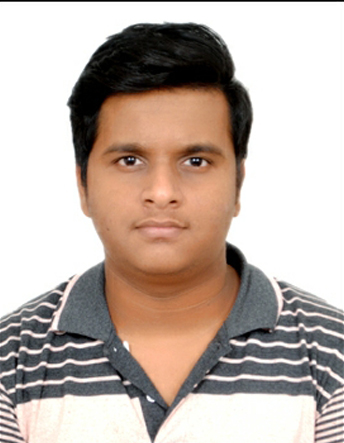
#> input picture resources/Vamshi Photo.jpg, 344 x 443 px, found by its file name
$ python geometry.py
#> lines starting #> are read from the running program, lines starting #| are printed output that depends on the picture
import cv2
import numpy as np

img = cv2.imread("C:\\Users\\bojan\\PycharmProjects\\pyTest\\resources\\Vamshi photo.jpg", 1)
#> img is the input picture: shape (443, 344, 3); mean B, G, R 167.9, 176.4, 190.6

img = np.zeros([512, 512, 3])

img = cv2.line(img, (0,0), (255,255), (0,0,255), 5)

img = cv2.arrowedLine(img, (0,280), (255,280), (0,0,255), 5)

img = cv2.rectangle(img, (0,0), (300,300), (0,0,255), 20)

img = cv2.circle(img, (150,150), 100, (0,255,0), 5)

font = cv2.FONT_HERSHEY_SCRIPT_SIMPLEX

img = cv2.putText(img, 'Vamshi', (120,440), font, 1, (255,0,255), 1, cv2.LINE_AA)

cv2.imshow('frame', img)
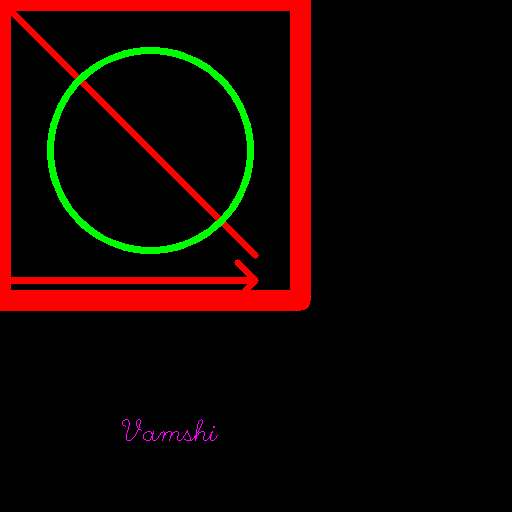
#> window 'frame': shape (512, 512, 3); mean B, G, R 0.3, 4.3, 22.5

cv2.waitKey(0) & 0xFF

cv2.destroyAllWindows()
